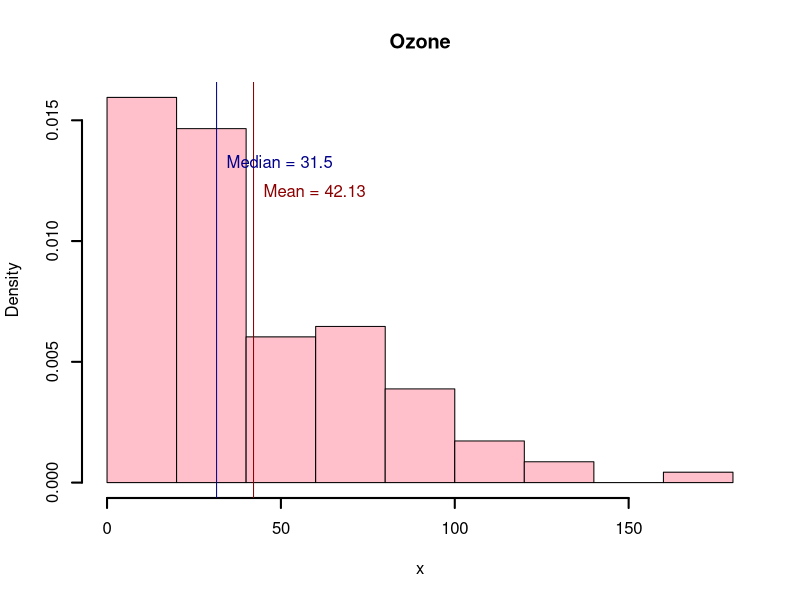
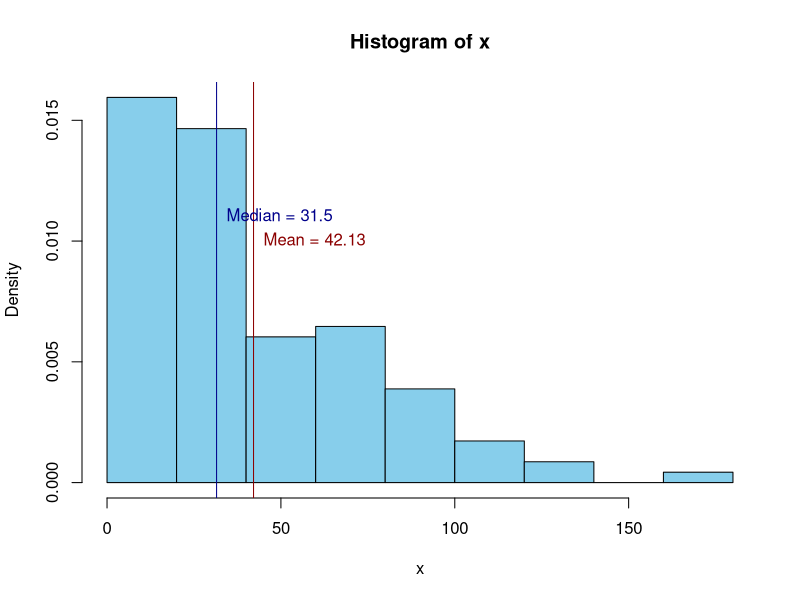
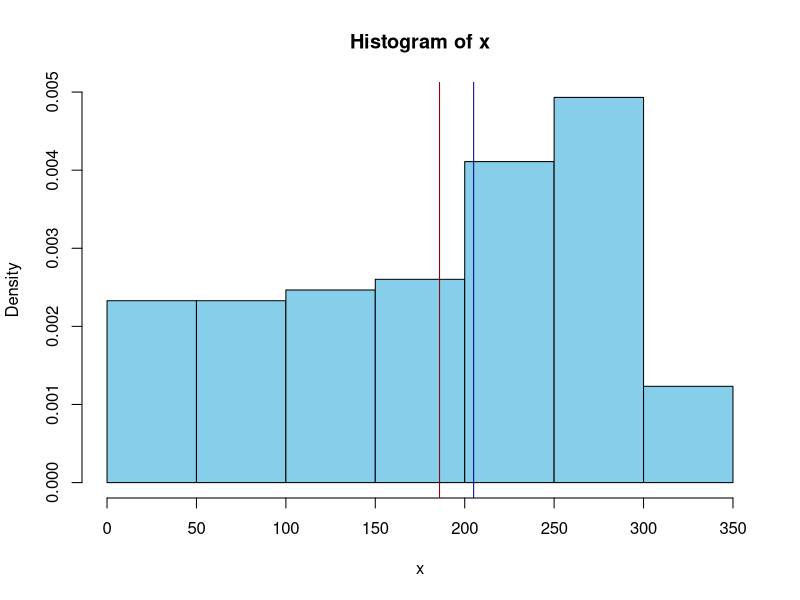
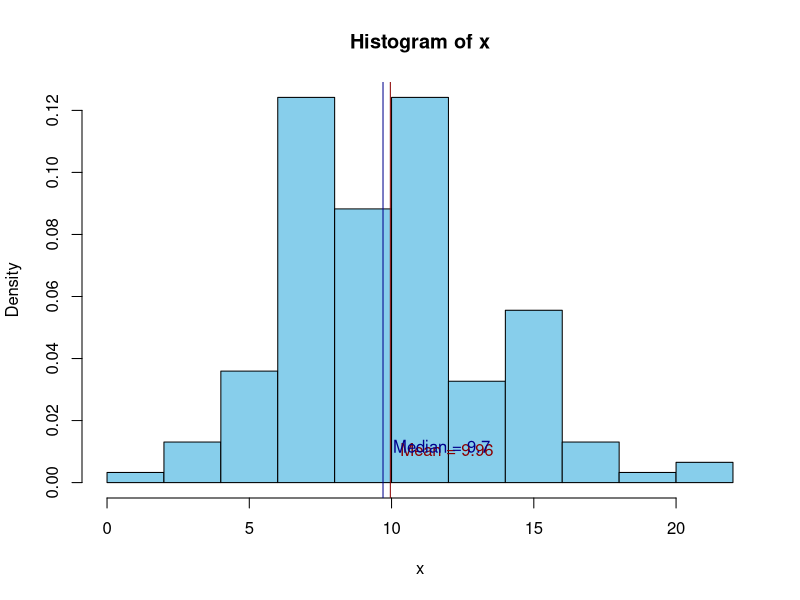
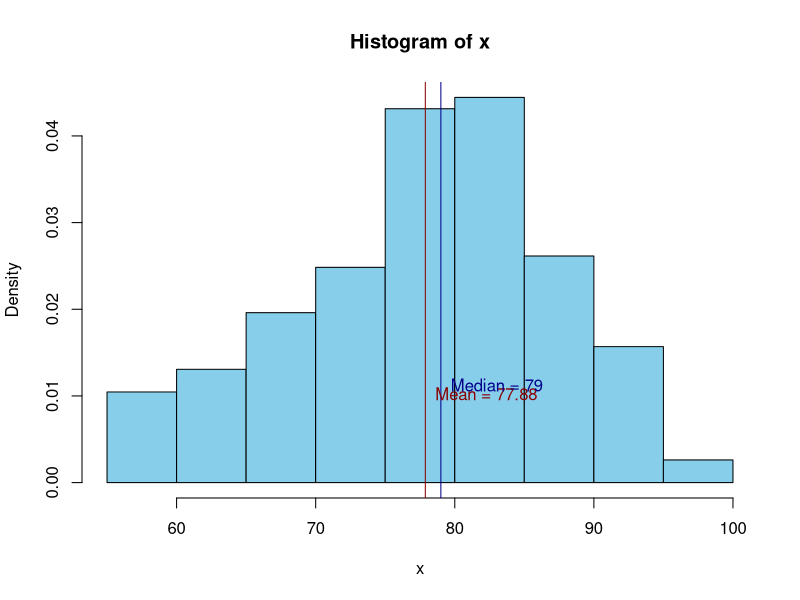
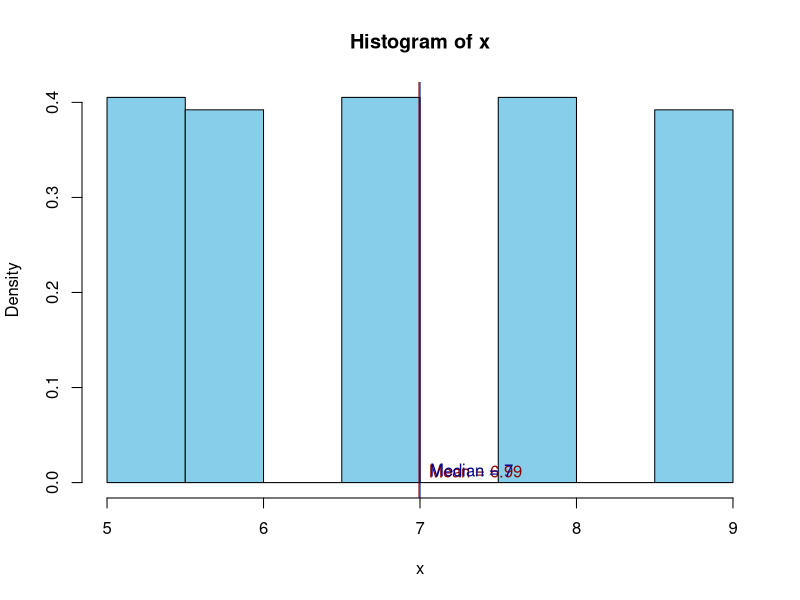
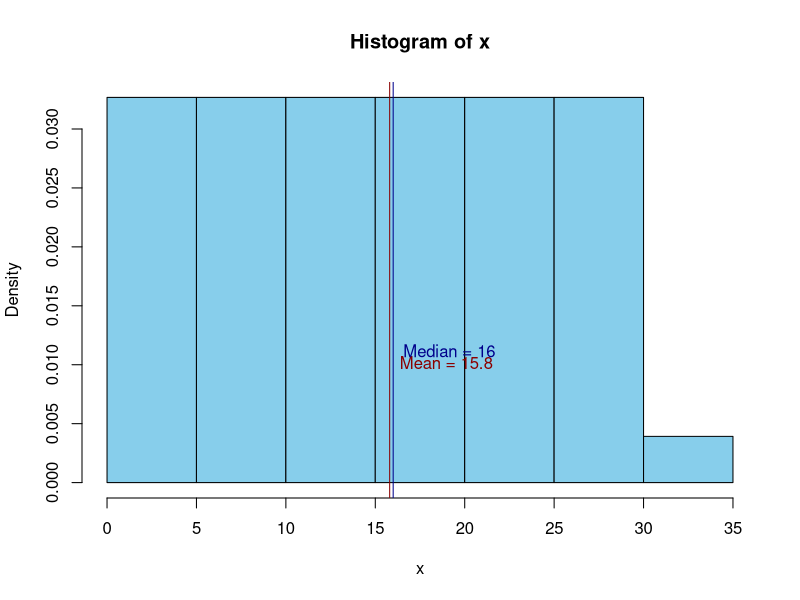
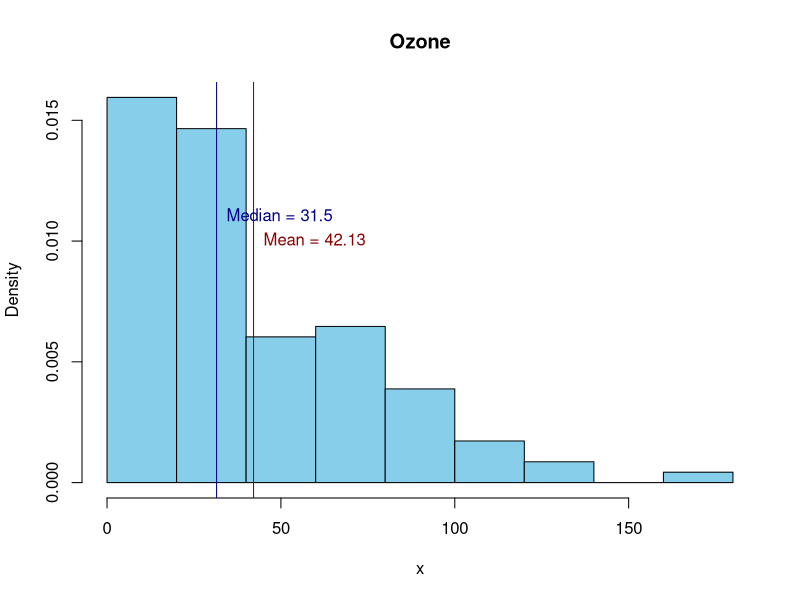

Generate these figures, in order, with R:
#::::::::::::::::::::::::::::::::::::::::::::::::::::::::::::::::::::::::::::
#
# Functions III
# 
#::::::::::::::::::::::::::::::::::::::::::::::::::::::::::::::::::::::::::::




# Exercises
#===========================================================
# 1. Consider the hist2() function from the previous solutions. Make use of 
#    the ... function to create a lot of flexibility. 
#    TIP: Some of the functions used in hist2 will also need to be changed.


# hist2(airquality$Ozone, col = "pink", 
#       main = "Ozone", lwd = 2, text_pos = 0.012)  should work


drop_NA <- function(x, message = TRUE){
  is_NA <- is.na(x)
  if(message) message(sum(is_NA), " NA-values were dropped.")
  out <- structure(x[!is_NA], 
                   original_length = length(x),
                   which_NA = which(is_NA))
}

get_info <- function(x, na.rm = TRUE, message = FALSE){
  if(na.rm) x <- drop_NA(x, message = message)
  mean_x <- mean(x)
  median_x <- median(x)
  n_obs_x <- length(x)
  range_x <- range(x)
  return(list(mean = mean_x, median = median_x, 
              n_obs = n_obs_x, range = range_x))
}

hist2 <- function(x, text_pos = .01, ...){
  info <- get_info(x)
  mean_median <- as.numeric(info[c("mean", "median")])
  hist(x, freq = FALSE, ...)
  abline(v = mean_median, 
         col = c("darkred", "darkblue"))
  text(mean_median, 
       y = c(text_pos, text_pos * 1.1),
       labels = paste(c("Mean", "Median"), 
                      round(mean_median, 2), 
                      sep = " = "),
       col = c("darkred", "darkblue"),
       pos = 4)
}

hist2(airquality$Ozone, col = "pink", 
      main = "Ozone", lwd = 2, text_pos = 0.012)



# 2. Write a function that plots a histogram for all variables in a data frame.
# TIP: use iteration.
hist_all <- function(data, ...){
  lapply(data, hist2, ...)
  return(invisible(data))
}

hist_all(airquality, col = "skyblue")


hist_all <- function(data, ...){
  for(colNr in seq_along(data)){
    hist2(data[[colNr]], main = names(data)[colNr], ...)
  }
  return(invisible(data))
}

hist_all(airquality, col = "skyblue")

# 3. Write a "center_by" function to center a variable by a specific value.
#    There should be two arguments: 
#    - variable = the variable to center
#    - by = either a numeric value to center by, or function that is applied 
#           to the variable to compute the numeric value to center by
#    Choose a sensible default for the by argument.

# center_by(1:3, by = 1) should result in 0  1  2
# center_by(1:3, by = mean) should result in -1  0  1 

center_by <- function(variable, by = mean){
  if(is.function(by)) by <- by(variable)
  out <- variable - by
  return(out)
}


# 4. Adjust the center_by function, so that it can ignore missing values
#    when the mean is computed
#    TIP: use ... and keep it simple

# center_by(airquality$Ozone, mean, na.rm = TRUE) should work


center_by <- function(variable, by = mean, ...){
  if(is.function(by)) by <- by(variable, ...)
  out <- variable - by
  return(out)
}

center_by(airquality$Ozone, mean, na.rm = TRUE)



# 5. The center_by function does not behave as it should with the following code
#    Of course, the user made a mistake, but it would be nice to make sure this
#    error can avoided. Create a check so that the function can notify the
#    user.

# center_by(1:10, quantile, probs = c(.2, .8)) should notify the user of a 
#    potential problem

center_by <- function(variable, by = mean, ...){
  if(is.function(by)) by <- by(variable, ...)
  if(length(by) > 1) warning("Centered using multiple values. Is this what you want?", call. = FALSE)
  out <- variable - by
  return(out)
}

center_by(1:10, quantile, probs = c(.2, .8))


# 6. Adjust the function you wrote for exercise 2. Make sure that all histograms
#    are plot in one figure. You will have to change the par() settings 
#    using mfrow. Yet make sure that the par() settings are only changed 
#    when the function is used (i.e., that the settings are reset to what they)
#    were.
?par

#  hist_all(airquality, col = "pink", xlab = NULL) should result in a plot
#    with sex panels

hist_all <- function(data, nrow = 2, ...){
  ncol = ceiling(length(data) / nrow)
  old_par <- par(mfrow = c(nrow, ncol))
  on.exit(par(old_par))
  for(col in seq_along(data)){
    hist2(data[[col]], main = names(data)[col], ...)
  }
  return(invisible(data))
}

hist_all(airquality, col = "pink", xlab = NULL)



# 7. Make a create_center_by function that returns a function which you can use
#    to center by. The create_center_by should have only a "by" argument, which
#    can be either a numerical value, or a function.

# center_by_min <- create_center_by(min) should create a function that centers 
#    using the minimum


create_center_by <- function(by){
  out <- function(variable, ...){
    if(is.function(by)) by <- by(variable, ...)
    if(length(by) > 1) warning("Centered using multiple values. Is this what you want?", call. = FALSE)
    return(variable - by)
  }
  return(out)
}

center_by_min <- create_center_by(by = min)
center_by_min(airquality$Ozone, na.rm = TRUE)

center_by_5 <- create_center_by(by = 5)
center_by_5(airquality$Ozone)

create_center_by(by = mean)(airquality$Ozone, na.rm = TRUE)



